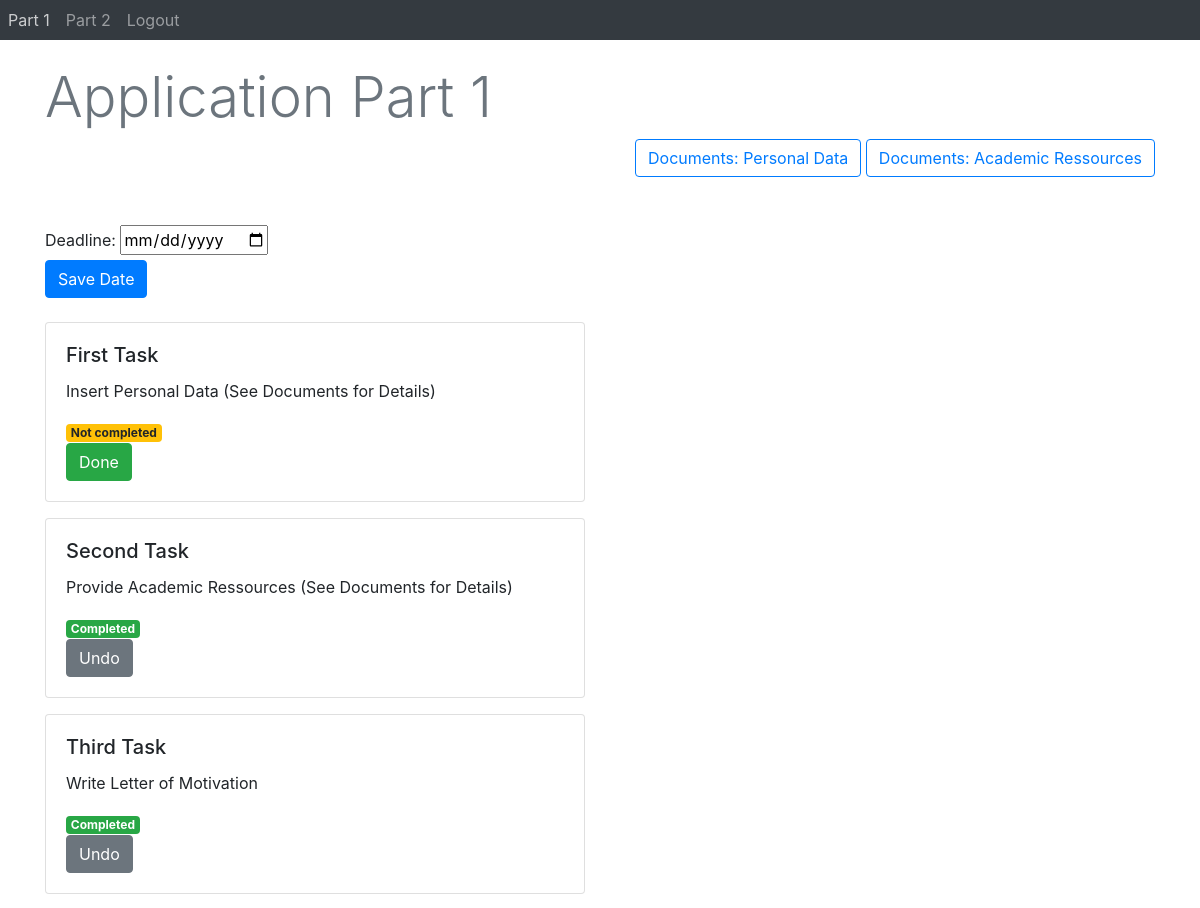
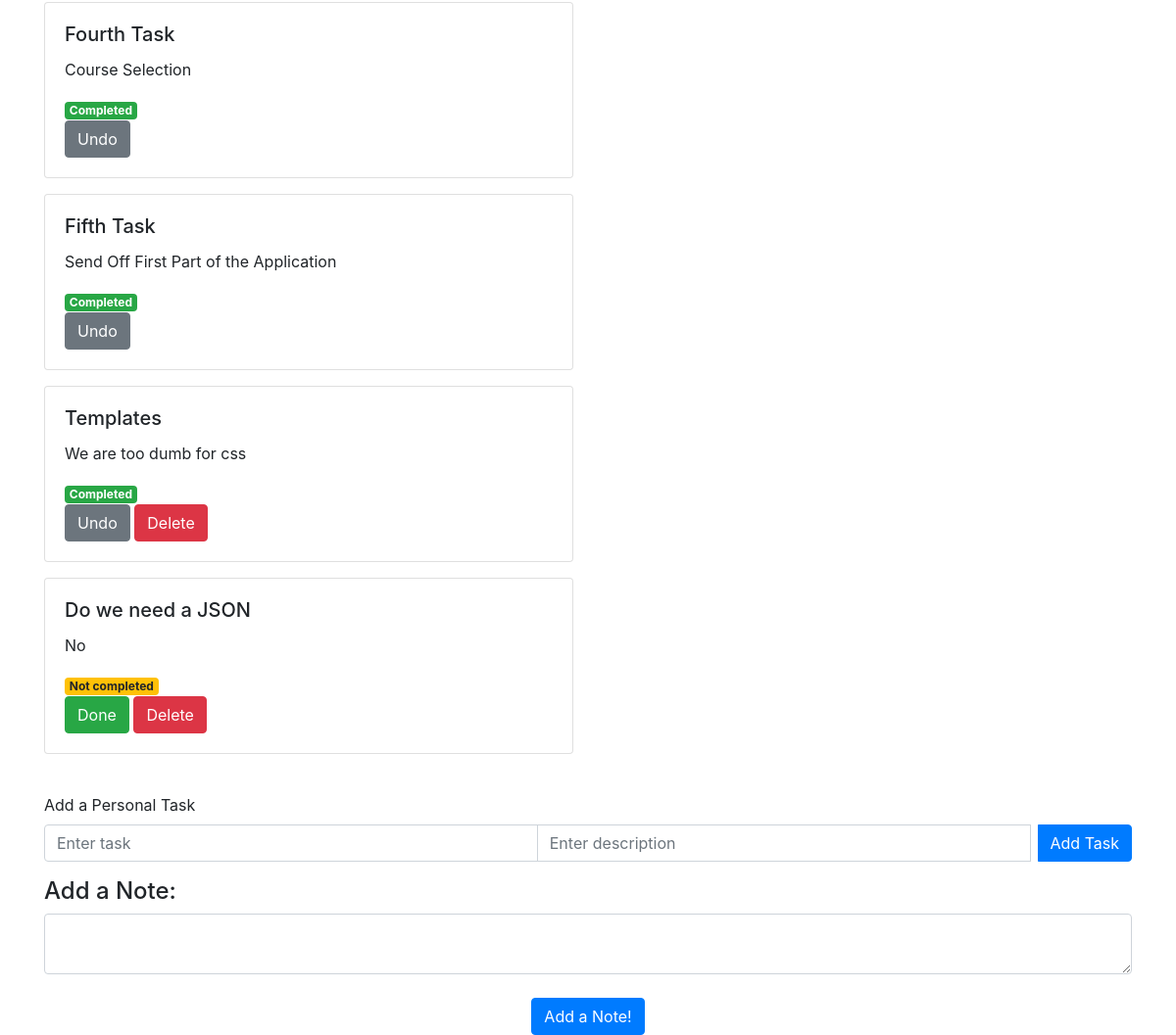
The page /ApplicationPart1 (signed in) on the database its author committed (2 pictures, top to bottom).
### Webapp/models.py (models this page shows)
class Task(db.Model):
    id = db.Column(db.Integer, primary_key=True)
    title = db.Column(db.String(100))
    description = db.Column(db.String(100))
    page_name = db.Column(db.String(50), nullable=False)
    completed = db.Column(db.Boolean, default=False)
    user_id = db.Column(db.Integer, db.ForeignKey('user.id'), nullable=True)

### Webapp/views.py (the view)
@views.route('ApplicationPart1', methods=['GET', 'POST', 'DELETE'])
@login_required
def ApplicationPart1():
    tasks = [
        {'title': 'First Task', 'description': 'Insert Personal Data (See Documents for Details)', 'page_name' : 'Part 1', 'user_id' : current_user.id},
        {'title': 'Second Task', 'description': 'Provide Academic Ressources (See Documents for Details)', 'page_name' : 'Part 1', 'user_id' : current_user.id},
        {'title': 'Third Task', 'description': 'Write Letter of Motivation', 'page_name' : 'Part 1', 'user_id' : current_user.id},
        {'title': 'Fourth Task', 'description': 'Course Selection', 'page_name' : 'Part 1', 'user_id' : current_user.id},
        {'title': 'Fifth Task', 'description': 'Send Off First Part of the Application', 'page_name' : 'Part 1', 'user_id' : current_user.id}
        ]
    for task in tasks:
            title = task['title']
            description = task['description']
            page_name = task['page_name']
            user_id = task['user_id']
            existing_task = Task.query.filter_by(title=title, description=description, page_name=page_name, user_id = user_id).first()
            if existing_task:
                print("Task already exists in DB.")
            else:
                new_task = Task(title=title, description=description, page_name=page_name, user_id = user_id)
                db.session.add(new_task)
    db.session.commit()
    return render_template("applicationPart1.html", user=current_user)

### Webapp/__init__.py (called while the page is built)
def create_app():
    app = Flask(__name__)
    app.config['SECRET_KEY'] = "Rookie Coders"
    app.config['SQLALCHEMY_DATABASE_URI'] = f'sqlite:///{DB_NAME}'
    db.init_app(app)
    from .views import views
    from .auth import auth
    app.register_blueprint(views, url_prefix='/')
    app.register_blueprint(auth, url_prefix='/')
    from .models import User, Task
    with app.app_context():
        db.create_all()
        tasks = Task.query.all()
        for task in tasks:
           db.session.delete(task)
        db.session.commit()
    login_manager = LoginManager()
    login_manager.login_view = 'auth.login'
    login_manager.init_app(app)
    @login_manager.user_loader
    def load_user(id):
        return User.query.get(int(id))
    return app

### Webapp/templates/applicationPart1.html (shortened to what this page needs)
{% extends "base.html" %} {% block title %}Application Part 1{%endblock %}
{% block content %}
<head>
  <link rel="stylesheet" href="{{ url_for('static', filename='css/custom.css') }}">
</head>
<br>
<h1 class="display-4 text-muted">Application Part 1</h1>
<div class = "text-right">
    <button type="submit" onclick="location.href='http://127.0.0.1:5000/SubTaskPersonalData'"class="btn btn-outline-primary">Documents: Personal Data</button>
    <button type="submit" onclick="location.href='http://127.0.0.1:5000/SubTaskAcademicRessources'"class="btn btn-outline-primary">Documents: Academic Ressources</button>
</div>
<br />
<br />
<form action="/save-datePart1" method = "POST" >
    <label for ="date">Deadline:</label>
    <input type = "date" id = "date" name="date"> </input>
    <br />
    <div align = "left">
        <button type = "submit" class = "btn btn-primary">Save Date</button>
    </div>
</form>
<br>
<div class="row">
  <div class="col-md-6">
    {% for task in user.tasks %}
      {% if task.page_name == 'Part 1' %}
        <div class="card mb-3">
          <div class="card-body">
            <h5 class="card-title">{{ task.title }}</h5>
            <p class="card-text">{{ task.description }}</p>
            {% if task.completed == false %}
              <span class="badge badge-warning">Not completed</span>
            {% else %}
              <span class="badge badge-success">Completed</span>
            {% endif %}
            <div>
              {% if task.completed == false %}
                <button type="button" onClick="location.href='/completeTaskPart1/{{ task.id }}'" class="btn btn-success">Done</button>
              {% else %}
                <button type="button" onClick="location.href='/completeTaskPart1/{{ task.id }}'" class="btn btn-secondary">Undo</button>
              {% endif %}
              {% if task.title != 'First Task' and task.title != 'Second Task' and task.title != 'Third Task' and task.title != 'Fourth Task' and task.title != 'Fifth Task' %}
                <button type="button" onClick="location.href='/deleteTaskPart1/{{ task.id }}'" class="btn btn-danger">Delete</button>
              {% endif %}
            </div>
          </div>
        </div>
      {% endif %}
    {% endfor %}
  </div>
</div>
<br>
<form action="/addTaskPart1" method="POST">
  <div class="form-group">
    <label for="title">Add a Personal Task</label>
    <div class="input-group">
      <input type="text" class="form-control" name="title" placeholder="Enter task">
      <input type="text" class="form-control" name="description" placeholder="Enter description">
      <div class="input-group-append">
        <button type="submit" class="btn btn-primary ml-2">Add Task</button>
      </div>
    </div>
  </div>
</form>
<h4> Add a Note: </h4>
<form action ="/addNotePart1" method = "POST" >
    <textarea name = "notePart1" id = "notePart1" class = "form-control"> </textarea>
    <br />
    <div align = "center">
    <button type = "submit" class = "btn btn-primary">Add a Note!</button>
    </div>
</form>
{% endblock %}

### rows shown on the page
Task: title "First Task", description "Insert Personal Data (See Documents for Details)", completed "Not completed"
Task: title "Second Task", description "Provide Academic Ressources (See Documents for Details)", completed "Completed"
Task: title "Third Task", description "Write Letter of Motivation", completed "Completed"
Task: title "Fourth Task", description "Course Selection", completed "Completed"
Task: title "Fifth Task", description "Send Off First Part of the Application", completed "Completed"
Task: title "Templates", description "We are too dumb for css", completed "Completed"
Task: title "Do we need a JSON", description "No", completed "Not completed"
